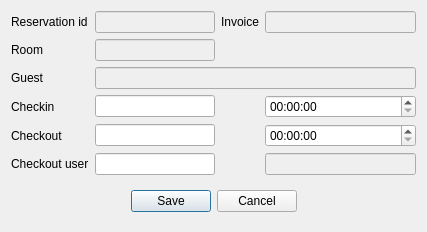
<?xml version="1.0" encoding="UTF-8"?>
<ui version="4.0">
 <class>DlgReserveShortInfo</class>
 <widget class="QDialog" name="DlgReserveShortInfo">
  <property name="geometry">
   <rect>
    <x>0</x>
    <y>0</y>
    <width>427</width>
    <height>215</height>
   </rect>
  </property>
  <property name="windowTitle">
   <string>Reservation info</string>
  </property>
  <layout class="QGridLayout" name="gridLayout_2">
   <item row="0" column="1">
    <widget class="EQLineEdit" name="leCode">
     <property name="enabled">
      <bool>false</bool>
     </property>
     <property name="maximumSize">
      <size>
       <width>120</width>
       <height>16777215</height>
      </size>
     </property>
    </widget>
   </item>
   <item row="2" column="0">
    <widget class="QLabel" name="label_3">
     <property name="text">
      <string>Guest</string>
     </property>
    </widget>
   </item>
   <item row="1" column="0">
    <widget class="QLabel" name="label_2">
     <property name="text">
      <string>Room</string>
     </property>
    </widget>
   </item>
   <item row="3" column="1">
    <widget class="EDateEdit" name="deCheckin">
     <property name="maximumSize">
      <size>
       <width>120</width>
       <height>16777215</height>
      </size>
     </property>
    </widget>
   </item>
   <item row="0" column="0">
    <widget class="QLabel" name="label">
     <property name="text">
      <string>Reservation id</string>
     </property>
    </widget>
   </item>
   <item row="4" column="0">
    <widget class="QLabel" name="label_5">
     <property name="text">
      <string>Checkout</string>
     </property>
    </widget>
   </item>
   <item row="3" column="3">
    <widget class="QTimeEdit" name="teCheckin"/>
   </item>
   <item row="4" column="1">
    <widget class="EDateEdit" name="deDeparture">
     <property name="maximumSize">
      <size>
       <width>120</width>
       <height>16777215</height>
      </size>
     </property>
    </widget>
   </item>
   <item row="3" column="0">
    <widget class="QLabel" name="label_4">
     <property name="text">
      <string>Checkin</string>
     </property>
    </widget>
   </item>
   <item row="1" column="1">
    <widget class="EQLineEdit" name="leRoom">
     <property name="enabled">
      <bool>false</bool>
     </property>
     <property name="maximumSize">
      <size>
       <width>120</width>
       <height>16777215</height>
      </size>
     </property>
    </widget>
   </item>
   <item row="4" column="3">
    <widget class="QTimeEdit" name="teCheckout"/>
   </item>
   <item row="5" column="0">
    <widget class="QLabel" name="label_6">
     <property name="text">
      <string>Checkout user</string>
     </property>
    </widget>
   </item>
   <item row="5" column="3">
    <widget class="EQLineEdit" name="leCheckoutUserName">
     <property name="enabled">
      <bool>false</bool>
     </property>
    </widget>
   </item>
   <item row="5" column="1">
    <widget class="EQLineEdit" name="leCheckoutUsercode">
     <property name="maximumSize">
      <size>
       <width>120</width>
       <height>16777215</height>
      </size>
     </property>
    </widget>
   </item>
   <item row="2" column="1" colspan="3">
    <widget class="EQLineEdit" name="leGuest">
     <property name="enabled">
      <bool>false</bool>
     </property>
     <property name="maximumSize">
      <size>
       <width>2222</width>
       <height>16777215</height>
      </size>
     </property>
    </widget>
   </item>
   <item row="6" column="0" colspan="4">
    <widget class="QWidget" name="widget" native="true">
     <layout class="QGridLayout" name="gridLayout">
      <item row="1" column="0">
       <spacer name="horizontalSpacer">
        <property name="orientation">
         <enum>Qt::Horizontal</enum>
        </property>
        <property name="sizeHint" stdset="0">
         <size>
          <width>109</width>
          <height>20</height>
         </size>
        </property>
       </spacer>
      </item>
      <item row="1" column="1">
       <widget class="QPushButton" name="btnOK">
        <property name="text">
         <string>Save</string>
        </property>
       </widget>
      </item>
      <item row="1" column="2">
       <widget class="QPushButton" name="btnCancel">
        <property name="text">
         <string>Cancel</string>
        </property>
       </widget>
      </item>
      <item row="1" column="3">
       <spacer name="horizontalSpacer_2">
        <property name="orientation">
         <enum>Qt::Horizontal</enum>
        </property>
        <property name="sizeHint" stdset="0">
         <size>
          <width>108</width>
          <height>20</height>
         </size>
        </property>
       </spacer>
      </item>
     </layout>
    </widget>
   </item>
   <item row="0" column="2">
    <widget class="QLabel" name="label_7">
     <property name="text">
      <string>Invoice</string>
     </property>
    </widget>
   </item>
   <item row="0" column="3">
    <widget class="QLineEdit" name="leInvoice">
     <property name="enabled">
      <bool>false</bool>
     </property>
    </widget>
   </item>
  </layout>
 </widget>
 <customwidgets>
  <customwidget>
   <class>EQLineEdit</class>
   <extends>QLineEdit</extends>
   <header location="global">eqlineedit.h</header>
   <slots>
    <signal>customButtonClicked(bool)</signal>
   </slots>
  </customwidget>
  <customwidget>
   <class>EDateEdit</class>
   <extends>QLineEdit</extends>
   <header location="global">edateedit.h</header>
  </customwidget>
 </customwidgets>
 <resources/>
 <connections/>
</ui>
